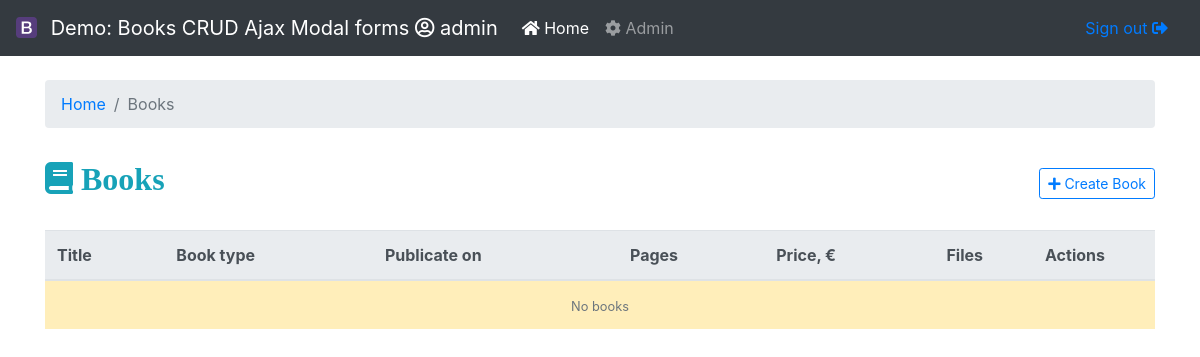
Page /books/ (signed in) on the earlier database version.
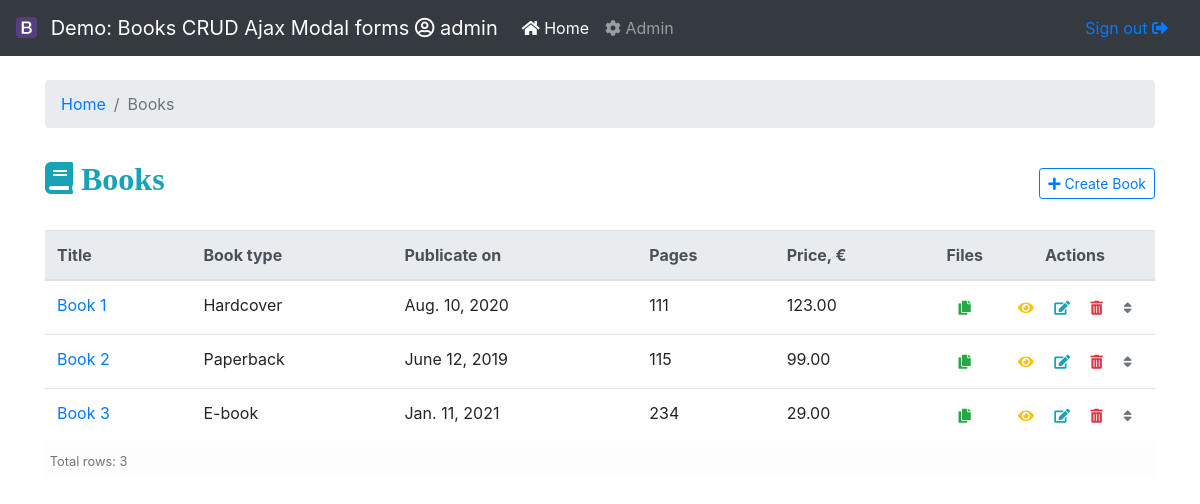
Same page on the later database version.
### app/models.py (models this page shows, shortened)
class Book(models.Model, GetAbsoluteUrl):
    HARDCOVER = 1
    PAPERBACK = 2
    EBOOK = 3
    BOOK_TYPES = (
        (HARDCOVER, 'Hardcover'),
        (PAPERBACK, 'Paperback'),
        (EBOOK, 'E-book'),
    )
    title = models.CharField(max_length=50, verbose_name='Title')
    publication_date = models.DateField(null=True, verbose_name='Publicate on', help_text='YYYY-mm-dd')
    price = models.DecimalField(max_digits=5, decimal_places=2, verbose_name='Price, €')
    pages = models.IntegerField(blank=True, null=True, verbose_name='Pages')
    book_type = models.PositiveSmallIntegerField(choices=BOOK_TYPES, default=EBOOK, verbose_name='Book type')
    order = OrderField(blank=True, verbose_name='Order #')
    class Meta:
        db_table = 'book'
        ordering = ['order']
        verbose_name = 'Book'
        verbose_name_plural = 'Books'

### app/views.py (the view)
# urls.py: path('books/', BookList.as_view(), name='book-list'),
class BookList(LoginRequiredMixin, CoreListView):
    model = Book

### cms/mixins.py (called while the page is built)
    def dispatch(self, *args, **kwargs):
        self.model_name = get_model_name(self.model)
        self.app_name = self.model._meta.app_label
        self.model_verbose_name = get_model_name(self.model, 'verbose_name')
        self.model_verbose_name_plural = get_model_name(self.model, 'verbose_name_plural')
        if not hasattr(self, 'ajax_form'):
            self.ajax_form = 'cms/modal/{}.html'.format(self.template)
        if not hasattr(self, 'ajax_list'):
            self.ajax_list = '{}/partials/{}_list_partial.html'.format(self.app_name, self.model_name.lower())
        return super().dispatch(*args, **kwargs)

    def get_template_names(self):
        view_template = ""
        if not hasattr(self, 'template'):
            raise AttributeError(
                "Add template attribute to your {}  for example if list view"
                " then add template='list' appropriate values"
                " list,detail,form,confirm_delete".format(self.__class__.__name__)
            )
        model_name = get_model_name(self.model).lower()
        app = self.model._meta.app_label
        view_template =  "{}/{}_{}.html".format(app, model_name, self.template)
        return [view_template]

### cms/templatetags/cms_tags.py (called while the page is built)
@register.simple_tag(takes_context=True)
def get_object_url(context, action, obj=None):
    model = context['model']
    kwargs = context['kwargs']
    app = model._meta.app_label
    lower_name = obj.__class__.__name__.lower() if obj else model.__name__.lower()
    url_string = '{}:{}-{}'.format(app, lower_name, action)
    if (hasattr(obj, 'pk')):
        kwargs.update({'pk': obj.pk})
    elif (hasattr(obj, 'uuid')):
        kwargs.update({'uuid': obj.uuid})
    elif (hasattr(obj, 'slug')):
        kwargs.update({'slug': obj.slug})
    elif (hasattr(obj, 'id')):
        kwargs.update({'id': obj.id})
    return reverse_lazy(url_string, kwargs=kwargs)

@register.filter(name='verbose_name')
def get_verbose_name(object, attr='verbose_name'):
    obj = object.model if hasattr(object, 'model') else object
    if ':' in attr and attr.split(':', 1)[0].lower() == 'field':
        field = attr.split(':', 1)[1]
        attr = 'verbose_name' if hasattr(
            obj._meta.get_field(field), 'verbose_name') else 'name'
        return getattr(obj._meta.get_field(field), attr) if obj else None
    else:
        attr = attr if hasattr(obj._meta, attr) else 'object_name'
        return getattr(obj._meta, attr) if obj else None

### templates/app/book_list.html (shortened to what this page needs)
{% extends 'base.html' %}
{% load cms_tags %}
{% block content %}
<nav aria-label="breadcrumb">
  <ol class="breadcrumb">
    <li class="breadcrumb-item"><a href="{% url 'app:home' %}">Home</a></li>
    <li class="breadcrumb-item active" aria-current="page">{{ title }}</li>
  </ol>
</nav>
<div class="d-flex justify-content-between flex-wrap flex-md-nowrap align-items-center pt-3 pb-2 mb-3">
    <h1 class="h2"><i class="fas fa-book text-info"> {{ title }}</i></h1>
    <div class="btn-toolbar mb-2 mb-md-0">
        <a class="btn btn-sm btn-outline-primary ajax-load-form" href="{% get_object_url 'create' %}">
        <i class="fas fa-plus"></i> Create {{ model_verbose_name }}</a>
    </div>
</div>
<table class="table table-hover" id="table">
  <thead class="thead-light">
    <tr>
      <th>{{ object_list|verbose_name:'field:title' }}</th>
      <th>{{ object_list|verbose_name:'field:book_type' }}</th>
      <th>{{ object_list|verbose_name:'field:publication_date' }}</th>
      <th>{{ object_list|verbose_name:'field:pages' }}</th>
      <th>{{ object_list|verbose_name:'field:price' }}</th>
      <th style="width: 50px; text-align: center;">Files</th>
      <th style="width: 160px; text-align: center;">Actions</th>
    </tr>
  </thead>
  <tbody class="order" data-url="{% url 'cms:reorder' model_name %}">
    {% include 'app/partials/book_list_partial.html' %}
  </tbody>
</table>
{% endblock %}

### templates/base.html (shortened to what this page needs)
{% load static %}
<!doctype html>
<html lang="en">
<head>
  <link rel="stylesheet" href="https://pro.fontawesome.com/releases/v5.10.0/css/all.css"
 />
  <link rel="stylesheet" href="https://cdn.jsdelivr.net/npm/bootstrap@4.6.0/dist/css/bootstrap.min.css">
  <link rel="stylesheet" href="https://cdnjs.cloudflare.com/ajax/libs/toastr.js/latest/toastr.min.css"
 />
  <link href="{% static 'css/base.css' %}" rel="stylesheet">
</head>
<body class="container">
  {% include 'include/navbar.html' %}
  {% block content %}{% endblock content %}
</body>
</html>

### templates/include/navbar.html (shortened to what this page needs)
  {% load static %}
  <nav class="navbar navbar-expand-md navbar-dark bg-dark fixed-top">
      <a class="navbar-brand"
          href="{% if user.is_staff or user.is_superuser %}{% url 'admin:index' %}{% else %}{% url 'app:home' %}{% endif %}">
          <img src="{% static 'img/bootstrap-solid.svg' %}" withdh="21" height="21" alt="Logo" class="mr-2 mt-n1"> Demo:
          Books CRUD Ajax Modal forms <i class="far fa-user-circle"></i>
          {{ request.user.get_full_name|default:request.user }}</a>
      <div class="collapse navbar-collapse" id="navbarsExampleDefault">
          <ul class="navbar-nav mr-auto">
              <li class="nav-item active">
                  <a class="nav-link" href="{% url 'app:home' %}"> <i class="fas fa-home"></i> Home </a>
              </li>
              <li class="nav-item">
                  <a class="nav-link" href="{% url 'admin:index' %}"> <i class="fas fa-cog"></i> Admin</a>
              </li>
          </ul>
          <a class="nav-link" href="{% url 'account:logout' %}"> Sign out <i class="fas fa-sign-out-alt"></i></a>
      </div>
  </nav>

### templates/app/partials/book_list_partial.html
{% load cms_tags %}
{% for book in object_list %}
<tr id="{{ book.pk }}">
    <td><a href="{% url 'app:lead-list' book.pk %}" title="Leads">{{ book.title }}</a></td>
    <td>{{ book.get_book_type_display }}</td>
    <td>{{ book.publication_date }}</td>
    <td>{{ book.pages }}</td>
    <td>{{ book.price }}</td>
    <td style="text-align: center;">
        <a href="{% url 'app:file-list' book.pk %}" class="btn btn-outline-success btn-sm border-0" title="Files">
            <i class="fa fa-copy"></i></a></td>
    <td style="text-align: center;">
        <a href="{% get_object_url 'detail' book %}" class="btn btn-outline-warning btn-sm border-0 ajax-load-form" title="View">
            <i class="fa fa-eye"></i></a>
        <a href="{% get_object_url 'update' book %}" class="btn btn-outline-info btn-sm border-0 ajax-load-form" title="Edit">
            <i class="fa fa-edit"></i></a>
        <a href="{% get_object_url 'delete' book %}" class="btn btn-outline-danger btn-sm border-0 ajax-load-form" title="Delete">
            <i class="fa fa-trash-alt"></i></a>
        <a href="" class="btn btn-sm border-0 reorder" title="Reorder">
            <i class="fa fa-sort text-secondary"></i></a>
    </td>
</tr>
{% empty %}
<tr class="table-warning nosort">
    <td colspan="100%" class="text-center"><small class="text-muted">No {{ model_verbose_name_plural|lower }}</small>
    </td>
</tr>
{% endfor %}
{% if object_list %}
<tr class="table-light table-sm nosort">
    <td colspan="100%"><small class="text-muted">Total rows: {{ object_list.count }}</small></td>
</tr>
{% endif %}

### static/css/base.css (style rules this page uses)
body { padding-top: 5rem; }

Differences in the rows shown:
added Book: title "Book 1", book_type "Hardcover", publication_date "Aug. 10, 2020", pages "111", price "123.00"
added Book: title "Book 2", book_type "Paperback", publication_date "June 12, 2019", pages "115", price "99.00"
added Book: title "Book 3", book_type "E-book", publication_date "Jan. 11, 2021", pages "234", price "29.00"
Other differences:
{{ object_list.count }}: (not shown) → "3"
{{ model_verbose_name_plural|lower }}: "books" → (not shown)
text no longer shown: "No"
text now shown: "Total rows:"
